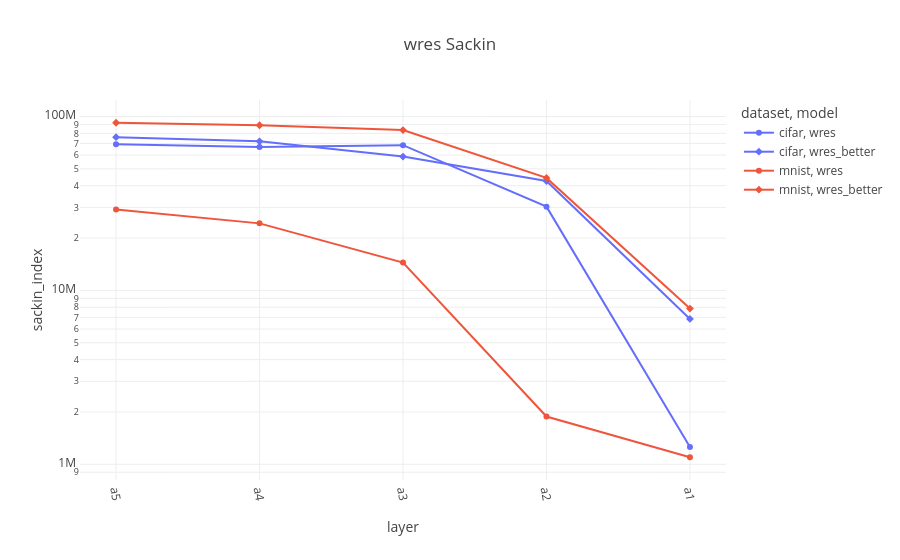

The cell this chart's notebook holds for it:
### Code cell
wres = full_data[(full_data["model"].str.contains("wres")) & (full_data["split"] == "trainUval")].copy()

wres["layer_idx"] = wres["layer"].apply(lambda x: layer_order['wres'].index(x))
wres.sort_values("layer_idx", inplace=True)

fig = px.line(wres, x="layer", y="sackin_index", color="dataset", symbol="model", color_discrete_sequence=px.colors.qualitative.Plotly, title="wres Sackin")
fig.update_xaxes(tickangle=80)
fig.update_yaxes(type="log")

### Figure 1 — Plotly figure (JSON) as saved in the notebook; plotly's stock layout.template omitted (floating-point values rounded to 4 significant figures)
{"data": [{"hovertemplate": "dataset=cifar<br>model=wres<br>layer=%{x}<br>sackin_index=%{y}<extra></extra>", "legendgroup": "cifar, wres", "line": {"color": "#636EFA", "dash": "solid"}, "marker": {"symbol": "circle"}, "mode": "lines+markers", "name": "cifar, wres", "orientation": "v", "showlegend": true, "type": "scatter", "x": ["a5", "a4", "a3", "a2", "a1"], "xaxis": "x", "y": [69370000.0, 66800000.0, 68440000.0, 30320000.0, 1257000.0], "yaxis": "y"}, {"hovertemplate": "dataset=cifar<br>model=wres_better<br>layer=%{x}<br>sackin_index=%{y}<extra></extra>", "legendgroup": "cifar, wres_better", "line": {"color": "#636EFA", "dash": "solid"}, "marker": {"symbol": "diamond"}, "mode": "lines+markers", "name": "cifar, wres_better", "orientation": "v", "showlegend": true, "type": "scatter", "x": ["a5", "a4", "a3", "a2", "a1"], "xaxis": "x", "y": [76080000.0, 71990000.0, 58820000.0, 42590000.0, 6852000.0], "yaxis": "y"}, {"hovertemplate": "dataset=mnist<br>model=wres<br>layer=%{x}<br>sackin_index=%{y}<extra></extra>", "legendgroup": "mnist, wres", "line": {"color": "#EF553B", "dash": "solid"}, "marker": {"symbol": "circle"}, "mode": "lines+markers", "name": "mnist, wres", "orientation": "v", "showlegend": true, "type": "scatter", "x": ["a5", "a4", "a3", "a2", "a1"], "xaxis": "x", "y": [29210000.0, 24300000.0, 14460000.0, 1883000.0, 1098000.0], "yaxis": "y"}, {"hovertemplate": "dataset=mnist<br>model=wres_better<br>layer=%{x}<br>sackin_index=%{y}<extra></extra>", "legendgroup": "mnist, wres_better", "line": {"color": "#EF553B", "dash": "solid"}, "marker": {"symbol": "diamond"}, "mode": "lines+markers", "name": "mnist, wres_better", "orientation": "v", "showlegend": true, "type": "scatter", "x": ["a5", "a4", "a3", "a2", "a1"], "xaxis": "x", "y": [92080000.0, 89060000.0, 83550000.0, 44370000.0, 7867000.0], "yaxis": "y"}], "layout": {"legend": {"title": {"text": "dataset, model"}, "tracegroupgap": 0}, "title": {"text": "wres Sackin"}, "xaxis": {"anchor": "y", "domain": [0, 1], "tickangle": 80, "title": {"text": "layer"}}, "yaxis": {"anchor": "x", "domain": [0, 1], "title": {"text": "sackin_index"}, "type": "log"}}}
